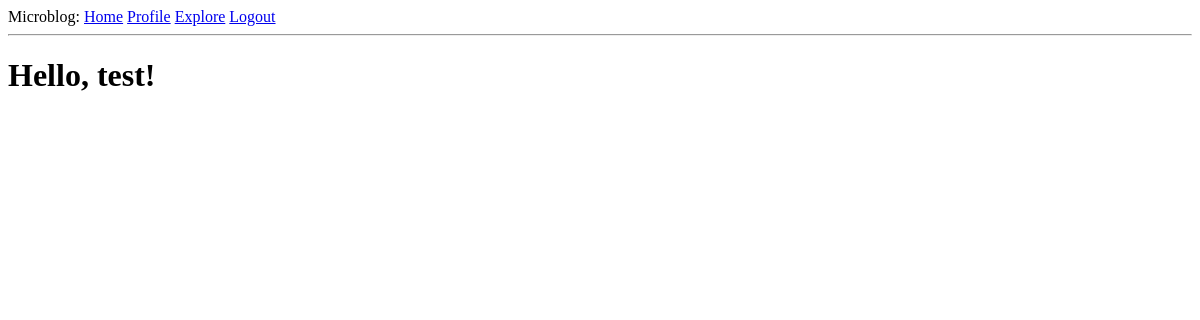
The page /explore (signed in) on the database as committed earlier.
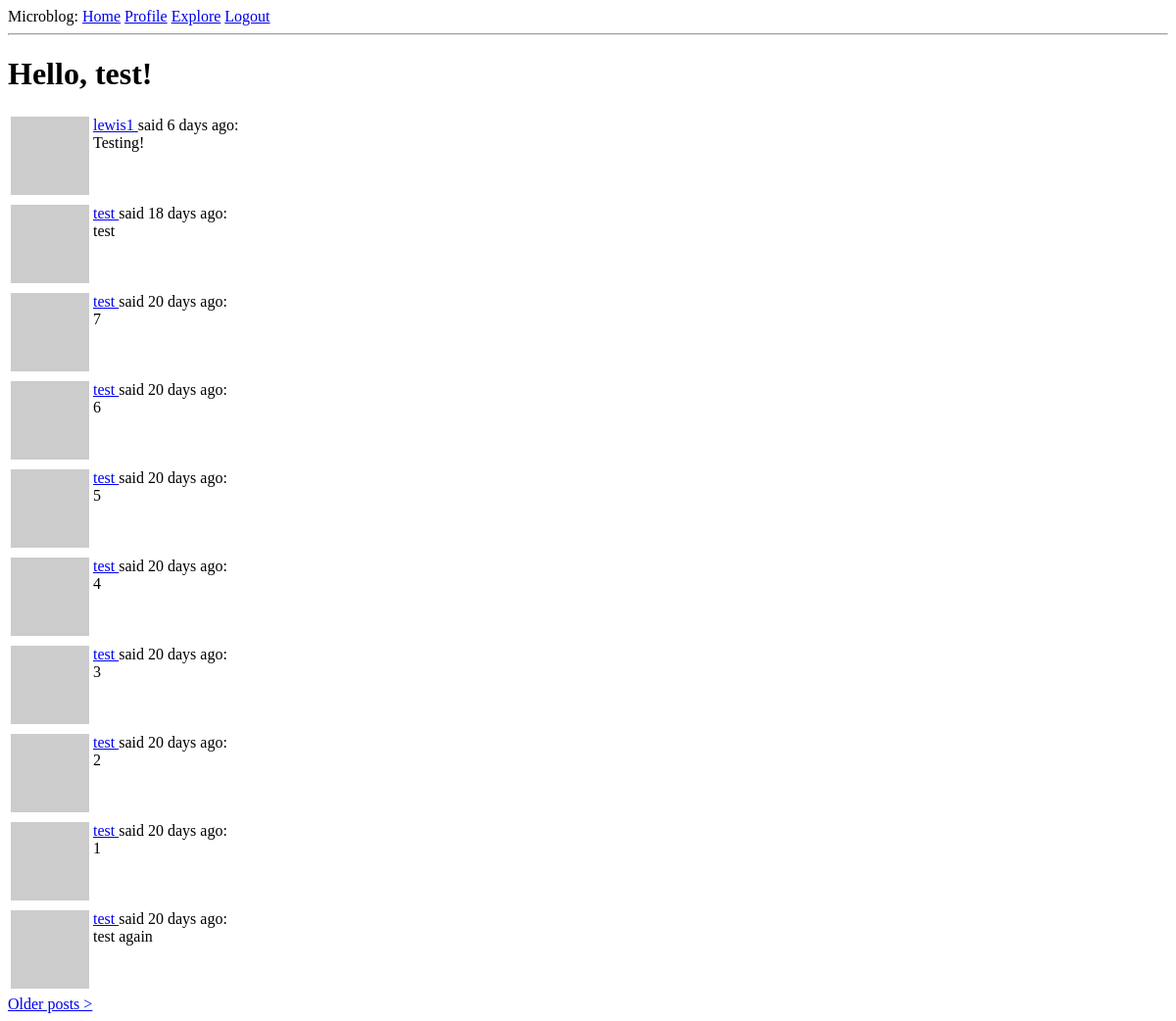
The same page on the database as committed later.
### app/models.py (models this page shows, shortened)
class Post(db.Model):
    id: so.Mapped[int] = so.mapped_column(primary_key=True)
    body: so.Mapped[str] = so.mapped_column(sa.String(140))
    timestamp: so.Mapped[datetime] = so.mapped_column(
        index=True, default=lambda: datetime.now(timezone.utc))
    user_id: so.Mapped[int] = so.mapped_column(sa.ForeignKey(User.id), index=True)
    author: so.Mapped[User] = so.relationship(back_populates='posts')

class User(UserMixin, db.Model):
    id: so.Mapped[int] = so.mapped_column(primary_key=True)
    username: so.Mapped[str] = so.mapped_column(sa.String(64), index=True, unique=True)
    email: so.Mapped[str] = so.mapped_column(sa.String(120), index=True, unique=True)
    password_hash: so.Mapped[Optional[str]] = so.mapped_column(sa.String(256))
    posts: so.WriteOnlyMapped['Post'] = so.relationship(
        back_populates='author')
    def avatar(self, size):
        digest = md5(self.email.lower().encode('utf-8')).hexdigest()
        return f'https://www.gravatar.com/avatar/{digest}?d=identicon&s={size}'
    about_me: so.Mapped[Optional[str]] = so.mapped_column(sa.String(140))
    last_seen: so.Mapped[Optional[datetime]] = so.mapped_column(
        default=lambda: datetime.now(timezone.utc))
    following: so.WriteOnlyMapped['User'] = so.relationship(
        secondary=followers, primaryjoin=(followers.c.follower_id == id),
        secondaryjoin=(followers.c.followed_id == id),
        back_populates='followers')
    followers: so.WriteOnlyMapped['User'] = so.relationship(
        secondary=followers, primaryjoin=(followers.c.followed_id == id),
        secondaryjoin=(followers.c.follower_id == id),
        back_populates='following')

### app/routes.py (the view)
@app.route('/explore')
@login_required
def explore():
    page = request.args.get('page', 1, type=int)
    query = sa.select(Post).order_by(Post.timestamp.desc())
    posts = db.paginate(query, page=page, per_page=app.config['POSTS_PER_PAGE'], error_out=False)
    next_url = url_for('explore', page=posts.next_num) \
        if posts.has_next else None
    prev_url = url_for('explore', page=posts.prev_num) \
        if posts.has_prev else None
    return render_template('index.html', title='Explore', posts=posts.items,
                           next_url=next_url, prev_url=prev_url)

### app/models.py (called while the page is built)
@login.user_loader
def load_user(id):
    return db.session.get(User, int(id))

### app/routes.py (called while the page is built)
@app.before_request
def before_request():
    if current_user.is_authenticated:
        current_user.last_seen = datetime.now(timezone.utc)
        db.session.commit()

### app/templates/index.html (shortened to what this page needs)
{% extends "base.html" %} {% block content %}
<h1>Hello, {{ current_user.username }}!</h1>
 {% for post in posts %} {% include '_post.html' %} {% endfor %}  {% if next_url %}
<a href="{{ next_url }}">Older posts &#62;</a>
{% endif %} {% endblock %}

### app/templates/_post.html
<table>
    <tr valign="top">
        <td><img src="{{ post.author.avatar(36) }}" alt="post avatar"></td>
        <td>
            <a href="{{ url_for('user', username=post.author.username) }}">
                {{ post.author.username }}
            </a>
            said {{ moment(post.timestamp).fromNow() }}:
            <br>
            {{ post.body }}
        </td>
    </tr>
</table>

Rows that differ between the two databases and show on the page:
added Post: author.username "lewis1", timestamp "6 days ago", body "Testing!"
added Post: author.username "test", timestamp "18 days ago", body "test"
added Post: author.username "test", timestamp "20 days ago", body "7"
added Post: author.username "test", timestamp "20 days ago", body "6"
added Post: author.username "test", timestamp "20 days ago", body "5"
added Post: author.username "test", timestamp "20 days ago", body "4"
added Post: author.username "test", timestamp "20 days ago", body "3"
added Post: author.username "test", timestamp "20 days ago", body "2"
added Post: author.username "test", timestamp "20 days ago", body "1"
added Post: author.username "test", timestamp "20 days ago", body "test again"
Other text that changed with them:
text now shown: "Older posts >"
